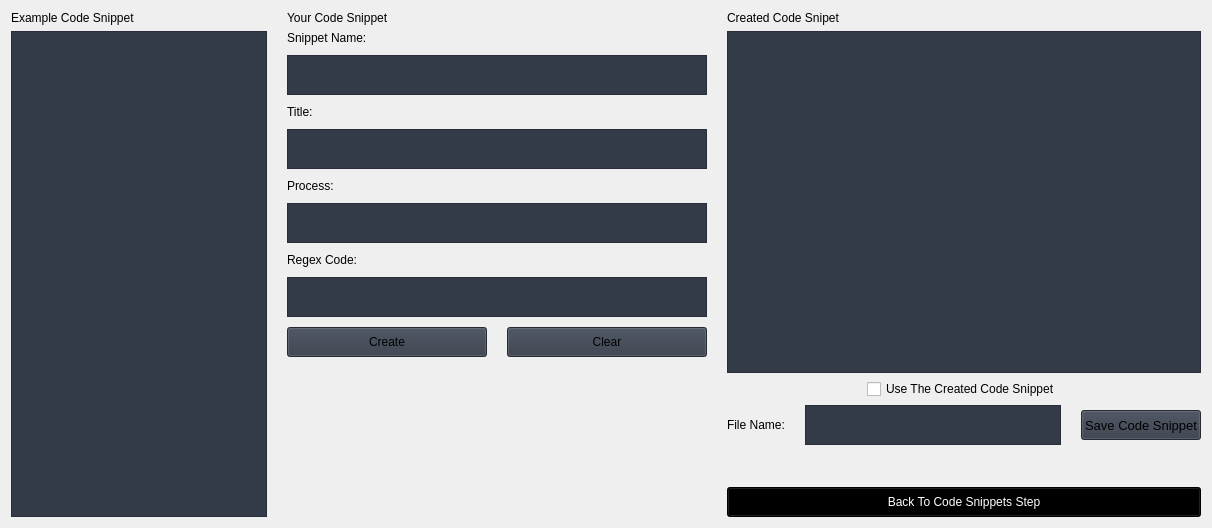
                     <widget class="QWidget" name="cSnippets">
                      <property name="styleSheet">
                       <string/>
                      </property>
                      <layout class="QVBoxLayout" name="verticalLayout_54">
                       <item>
                        <layout class="QGridLayout" name="gridLayout_11">
                         <property name="horizontalSpacing">
                          <number>20</number>
                         </property>
                         <property name="verticalSpacing">
                          <number>6</number>
                         </property>
                         <item row="7" column="4" colspan="4">
                          <widget class="QPushButton" name="back_snip">
                           <property name="sizePolicy">
                            <sizepolicy hsizetype="Expanding" vsizetype="Fixed">
                             <horstretch>0</horstretch>
                             <verstretch>0</verstretch>
                            </sizepolicy>
                           </property>
                           <property name="minimumSize">
                            <size>
                             <width>0</width>
                             <height>30</height>
                            </size>
                           </property>
                           <property name="cursor">
                            <cursorShape>PointingHandCursor</cursorShape>
                           </property>
                           <property name="styleSheet">
                            <string notr="true">background-color: black;
color:white;</string>
                           </property>
                           <property name="text">
                            <string>Back To Code Snippets Step</string>
                           </property>
                           <property name="icon">
                            <iconset resource="resources.qrc">
                             <normaloff>:/icons/images/icons/cil-arrow-circle-left.png</normaloff>:/icons/images/icons/cil-arrow-circle-left.png</iconset>
                           </property>
                          </widget>
                         </item>
                         <item row="0" column="4" colspan="4">
                          <widget class="QLabel" name="label_14">
                           <property name="maximumSize">
                            <size>
                             <width>16777215</width>
                             <height>30</height>
                            </size>
                           </property>
                           <property name="text">
                            <string>Created Code Snipet</string>
                           </property>
                          </widget>
                         </item>
                         <item row="0" column="0" colspan="2">
                          <widget class="QLabel" name="label_63">
                           <property name="maximumSize">
                            <size>
                             <width>16777215</width>
                             <height>30</height>
                            </size>
                           </property>
                           <property name="text">
                            <string>Example Code Snippet</string>
                           </property>
                          </widget>
                         </item>
                         <item row="5" column="4" colspan="2">
                          <widget class="QLabel" name="label_23">
                           <property name="sizePolicy">
                            <sizepolicy hsizetype="Fixed" vsizetype="Preferred">
                             <horstretch>0</horstretch>
                             <verstretch>0</verstretch>
                            </sizepolicy>
                           </property>
                           <property name="text">
                            <string>File Name:</string>
                           </property>
                          </widget>
                         </item>
                         <item row="0" column="2" colspan="2">
                          <widget class="QLabel" name="label_13">
                           <property name="maximumSize">
                            <size>
                             <width>16777215</width>
                             <height>30</height>
                            </size>
                           </property>
                           <property name="text">
                            <string>Your Code Snippet</string>
                           </property>
                          </widget>
                         </item>
                         <item row="4" column="4" colspan="4" alignment="Qt::AlignHCenter">
                          <widget class="QCheckBox" name="checkBox_6">
                           <property name="text">
                            <string>Use The Created Code Snippet</string>
                           </property>
                          </widget>
                         </item>
                         <item row="6" column="4" colspan="4">
                          <widget class="QLabel" name="label_60">
                           <property name="sizePolicy">
                            <sizepolicy hsizetype="Expanding" vsizetype="Expanding">
                             <horstretch>0</horstretch>
                             <verstretch>0</verstretch>
                            </sizepolicy>
                           </property>
                           <property name="minimumSize">
                            <size>
                             <width>200</width>
                             <height>30</height>
                            </size>
                           </property>
                           <property name="maximumSize">
                            <size>
                             <width>16777215</width>
                             <height>30</height>
                            </size>
                           </property>
                           <property name="text">
                            <string/>
                           </property>
                           <property name="alignment">
                            <set>Qt::AlignCenter</set>
                           </property>
                          </widget>
                         </item>
                         <item row="3" column="2" rowspan="5" colspan="2">
                          <spacer name="verticalSpacer_3">
                           <property name="orientation">
                            <enum>Qt::Vertical</enum>
                           </property>
                           <property name="sizeHint" stdset="0">
                            <size>
                             <width>20</width>
                             <height>40</height>
                            </size>
                           </property>
                          </spacer>
                         </item>
                         <item row="5" column="7">
                          <widget class="QPushButton" name="btn_save_snip">
                           <property name="sizePolicy">
                            <sizepolicy hsizetype="Expanding" vsizetype="Expanding">
                             <horstretch>0</horstretch>
                             <verstretch>0</verstretch>
                            </sizepolicy>
                           </property>
                           <property name="minimumSize">
                            <size>
                             <width>0</width>
                             <height>30</height>
                            </size>
                           </property>
                           <property name="maximumSize">
                            <size>
                             <width>16777215</width>
                             <height>30</height>
                            </size>
                           </property>
                           <property name="font">
                            <font>
                             <family>Segoe UI</family>
                             <pointsize>10</pointsize>
                             <italic>false</italic>
                             <bold>false</bold>
                             <underline>false</underline>
                             <strikeout>false</strikeout>
                             <kerning>false</kerning>
                            </font>
                           </property>
                           <property name="cursor">
                            <cursorShape>PointingHandCursor</cursorShape>
                           </property>
                           <property name="styleSheet">
                            <string notr="true">background-color: rgb(52, 59, 72);</string>
                           </property>
                           <property name="text">
                            <string>Save Code Snippet</string>
                           </property>
                           <property name="icon">
                            <iconset resource="resources.qrc">
                             <normaloff>:/icons/images/icons/cil-save.png</normaloff>:/icons/images/icons/cil-save.png</iconset>
                           </property>
                          </widget>
                         </item>
                         <item row="1" column="0" rowspan="7" colspan="2">
                          <widget class="QPlainTextEdit" name="plainTextEdit_46">
                           <property name="styleSheet">
                            <string notr="true">background-color: rgb(52, 59, 72);</string>
                           </property>
                          </widget>
                         </item>
                         <item row="1" column="2" rowspan="2" colspan="2">
                          <layout class="QGridLayout" name="gridLayout_2">
                           <property name="horizontalSpacing">
                            <number>20</number>
                           </property>
                           <property name="verticalSpacing">
                            <number>10</number>
                           </property>
                           <item row="2" column="0" colspan="2">
                            <widget class="QLabel" name="label_21">
                             <property name="maximumSize">
                              <size>
                               <width>16777215</width>
                               <height>30</height>
                              </size>
                             </property>
                             <property name="text">
                              <string>Title:</string>
                             </property>
                            </widget>
                           </item>
                           <item row="4" column="0" colspan="2">
                            <widget class="QLabel" name="label_64">
                             <property name="maximumSize">
                              <size>
                               <width>16777215</width>
                               <height>30</height>
                              </size>
                             </property>
                             <property name="text">
                              <string>Process:</string>
                             </property>
                            </widget>
                           </item>
                           <item row="8" column="1">
                            <widget class="QPushButton" name="btn_delete_snip">
                             <property name="sizePolicy">
                              <sizepolicy hsizetype="Expanding" vsizetype="Expanding">
                               <horstretch>0</horstretch>
                               <verstretch>0</verstretch>
                              </sizepolicy>
                             </property>
                             <property name="minimumSize">
                              <size>
                               <width>200</width>
                               <height>0</height>
                              </size>
                             </property>
                             <property name="maximumSize">
                              <size>
                               <width>16777215</width>
                               <height>30</height>
                              </size>
                             </property>
                             <property name="styleSheet">
                              <string notr="true">background-color: rgb(52, 59, 72);</string>
                             </property>
                             <property name="text">
                              <string>Clear</string>
                             </property>
                             <property name="icon">
                              <iconset resource="resources.qrc">
                               <normaloff>:/icons/images/icons/cil-x.png</normaloff>:/icons/images/icons/cil-x.png</iconset>
                             </property>
                            </widget>
                           </item>
                           <item row="1" column="0" colspan="2">
                            <widget class="QPlainTextEdit" name="plainTextEdit_47">
                             <property name="maximumSize">
                              <size>
                               <width>16777215</width>
                               <height>40</height>
                              </size>
                             </property>
                             <property name="styleSheet">
                              <string notr="true">background-color: rgb(52, 59, 72);</string>
                             </property>
                            </widget>
                           </item>
                           <item row="8" column="0">
                            <widget class="QPushButton" name="btn_create_snip">
                             <property name="sizePolicy">
                              <sizepolicy hsizetype="Expanding" vsizetype="Expanding">
                               <horstretch>0</horstretch>
                               <verstretch>0</verstretch>
                              </sizepolicy>
                             </property>
                             <property name="minimumSize">
                              <size>
                               <width>200</width>
                               <height>30</height>
                              </size>
                             </property>
                             <property name="maximumSize">
                              <size>
                               <width>16777215</width>
                               <height>30</height>
                              </size>
                             </property>
                             <property name="styleSheet">
                              <string notr="true">background-color: rgb(52, 59, 72);</string>
                             </property>
                             <property name="text">
                              <string>Create</string>
                             </property>
                             <property name="icon">
                              <iconset resource="resources.qrc">
                               <normaloff>:/icons/images/icons/cil-plus.png</normaloff>:/icons/images/icons/cil-plus.png</iconset>
                             </property>
                            </widget>
                           </item>
                           <item row="5" column="0" colspan="2">
                            <widget class="QPlainTextEdit" name="plainTextEdit_49">
                             <property name="maximumSize">
                              <size>
                               <width>16777215</width>
                               <height>40</height>
                              </size>
                             </property>
                             <property name="styleSheet">
                              <string notr="true">background-color: rgb(52, 59, 72);</string>
                             </property>
                            </widget>
                           </item>
                           <item row="3" column="0" colspan="2">
                            <widget class="QPlainTextEdit" name="plainTextEdit_48">
                             <property name="maximumSize">
                              <size>
                               <width>16777215</width>
                               <height>40</height>
                              </size>
                             </property>
                             <property name="styleSheet">
                              <string notr="true">background-color: rgb(52, 59, 72);</string>
                             </property>
                            </widget>
                           </item>
                           <item row="0" column="0" colspan="2">
                            <widget class="QLabel" name="label_19">
                             <property name="maximumSize">
                              <size>
                               <width>16777215</width>
                               <height>30</height>
                              </size>
                             </property>
                             <property name="text">
                              <string>Snippet Name:</string>
                             </property>
                            </widget>
                           </item>
                           <item row="6" column="0" colspan="2">
                            <widget class="QLabel" name="label_22">
                             <property name="maximumSize">
                              <size>
                               <width>16777215</width>
                               <height>30</height>
                              </size>
                             </property>
                             <property name="text">
                              <string>Regex Code:</string>
                             </property>
                            </widget>
                           </item>
                           <item row="7" column="0" colspan="2">
                            <widget class="QPlainTextEdit" name="plainTextEdit_50">
                             <property name="maximumSize">
                              <size>
                               <width>16777215</width>
                               <height>40</height>
                              </size>
                             </property>
                             <property name="styleSheet">
                              <string notr="true">background-color: rgb(52, 59, 72);</string>
                             </property>
                            </widget>
                           </item>
                          </layout>
                         </item>
                         <item row="1" column="4" rowspan="3" colspan="4">
                          <widget class="QPlainTextEdit" name="plainTextEdit_51">
                           <property name="styleSheet">
                            <string notr="true">background-color: rgb(52, 59, 72);</string>
                           </property>
                          </widget>
                         </item>
                         <item row="5" column="6">
                          <widget class="QPlainTextEdit" name="plainTextEdit_52">
                           <property name="maximumSize">
                            <size>
                             <width>16777215</width>
                             <height>40</height>
                            </size>
                           </property>
                           <property name="styleSheet">
                            <string notr="true">background-color: rgb(52, 59, 72);</string>
                           </property>
                          </widget>
                         </item>
                        </layout>
                       </item>
                      </layout>
                     </widget>
